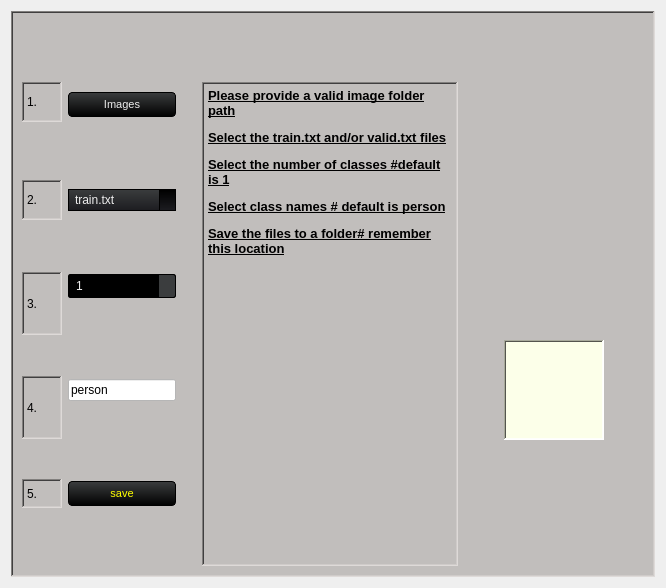
                 <widget class="QWidget" name="darknet_tab">
                  <attribute name="title">
                   <string>TXT FILES</string>
                  </attribute>
                  <layout class="QHBoxLayout" name="horizontalLayout_3">
                   <item>
                    <widget class="QFrame" name="trainig_Files_frame">
                     <property name="styleSheet">
                      <string notr="true">background-color: rgb(193, 190, 188);</string>
                     </property>
                     <property name="frameShape">
                      <enum>QFrame::WinPanel</enum>
                     </property>
                     <property name="frameShadow">
                      <enum>QFrame::Sunken</enum>
                     </property>
                     <layout class="QGridLayout" name="gridLayout_4">
                      <item row="13" column="1">
                       <spacer name="verticalSpacer_21">
                        <property name="orientation">
                         <enum>Qt::Vertical</enum>
                        </property>
                        <property name="sizeHint" stdset="0">
                         <size>
                          <width>20</width>
                          <height>40</height>
                         </size>
                        </property>
                       </spacer>
                      </item>
                      <item row="3" column="3" rowspan="15">
                       <widget class="QTextBrowser" name="txt_Frame_files_explain">
                        <property name="styleSheet">
                         <string notr="true"/>
                        </property>
                        <property name="frameShape">
                         <enum>QFrame::WinPanel</enum>
                        </property>
                        <property name="html">
                         <string>&lt;!DOCTYPE HTML PUBLIC &quot;-//W3C//DTD HTML 4.0//EN&quot; &quot;http://www.w3.org/TR/REC-html40/strict.dtd&quot;&gt;
&lt;html&gt;&lt;head&gt;&lt;meta name=&quot;qrichtext&quot; content=&quot;1&quot; /&gt;&lt;style type=&quot;text/css&quot;&gt;
p, li { white-space: pre-wrap; }
&lt;/style&gt;&lt;/head&gt;&lt;body style=&quot; font-family:'MS Shell Dlg 2'; font-size:8.25pt; font-weight:400; font-style:normal;&quot;&gt;
&lt;p style=&quot; margin-top:12px; margin-bottom:12px; margin-left:0px; margin-right:0px; -qt-block-indent:0; text-indent:0px;&quot;&gt;&lt;span style=&quot; font-size:10pt; font-weight:600; text-decoration: underline; color:#000000;&quot;&gt;Please provide a valid image folder path&lt;/span&gt;&lt;/p&gt;
&lt;p style=&quot; margin-top:12px; margin-bottom:12px; margin-left:0px; margin-right:0px; -qt-block-indent:0; text-indent:0px;&quot;&gt;&lt;span style=&quot; font-size:10pt; font-weight:600; text-decoration: underline; color:#000000;&quot;&gt;Select the train.txt and/or valid.txt files&lt;/span&gt;&lt;/p&gt;
&lt;p style=&quot; margin-top:12px; margin-bottom:12px; margin-left:0px; margin-right:0px; -qt-block-indent:0; text-indent:0px;&quot;&gt;&lt;span style=&quot; font-size:10pt; font-weight:600; text-decoration: underline; color:#000000;&quot;&gt;Select the number of classes #default is 1&lt;/span&gt;&lt;/p&gt;
&lt;p style=&quot; margin-top:12px; margin-bottom:12px; margin-left:0px; margin-right:0px; -qt-block-indent:0; text-indent:0px;&quot;&gt;&lt;span style=&quot; font-size:10pt; font-weight:600; text-decoration: underline; color:#000000;&quot;&gt;Select class names # default is person&lt;/span&gt;&lt;/p&gt;
&lt;p style=&quot; margin-top:12px; margin-bottom:12px; margin-left:0px; margin-right:0px; -qt-block-indent:0; text-indent:0px;&quot;&gt;&lt;span style=&quot; font-size:10pt; font-weight:600; text-decoration: underline; color:#000000;&quot;&gt;Save the files to a folder# remember this location&lt;/span&gt;&lt;/p&gt;
&lt;p style=&quot;-qt-paragraph-type:empty; margin-top:12px; margin-bottom:12px; margin-left:0px; margin-right:0px; -qt-block-indent:0; text-indent:0px; font-size:10pt; font-weight:600; text-decoration: underline; color:#000000;&quot;&gt;&lt;br /&gt;&lt;/p&gt;&lt;/body&gt;&lt;/html&gt;</string>
                        </property>
                       </widget>
                      </item>
                      <item row="14" column="2">
                       <spacer name="verticalSpacer_57">
                        <property name="orientation">
                         <enum>Qt::Vertical</enum>
                        </property>
                        <property name="sizeHint" stdset="0">
                         <size>
                          <width>20</width>
                          <height>40</height>
                         </size>
                        </property>
                       </spacer>
                      </item>
                      <item row="14" column="1">
                       <widget class="QPushButton" name="output_button">
                        <property name="styleSheet">
                         <string notr="true">
QPushButton {
    background-color: qlineargradient(spread:repeat, x1:1, y1:0, x2:1, y2:1, stop:0 rgb(59, 61, 62), stop:1 rgb(0, 0, 0));
    color:  rgb(255, 255, 0);
    font-size: 11px;
    min-width: 53px;
    border-style: solid;
    border-width: 1px;
    border-radius: 4px;
    border-color: rgb(0, 0, 0);
    padding: 5px;
}

QPushButton:flat {
    background-color: transparent;
    border: none;
    color: rgb(238, 238, 238);
}

QPushButton:disabled {
    background-color: #404040;
    color: #656565;
    border-color: rgb(0, 0, 0);
}

QPushButton:hover {
    background-color: rgba(236, 157, 0, 51);
    border: 1px solid rgb(236, 157, 0);
}

QPushButton:pressed {
    background-color: qlineargradient(spread:repeat, x1:1, y1:0, x2:1, y2:1, stop:0 rgb(28, 28, 32), stop:1 rgb(0, 0, 0));
    border: 1px solid rgb(236, 157, 0);
}

QPushButton:checked {
    background-color: qlineargradient(spread:repeat, x1:1, y1:0, x2:1, y2:1, stop:0 rgb(28, 28, 32), stop:1 rgb(0, 0, 0));
    border: 1px solid #222;
}</string>
                        </property>
                        <property name="text">
                         <string>save</string>
                        </property>
                       </widget>
                      </item>
                      <item row="1" column="1">
                       <spacer name="verticalSpacer_28">
                        <property name="orientation">
                         <enum>Qt::Vertical</enum>
                        </property>
                        <property name="sizeHint" stdset="0">
                         <size>
                          <width>20</width>
                          <height>40</height>
                         </size>
                        </property>
                       </spacer>
                      </item>
                      <item row="7" column="1">
                       <spacer name="verticalSpacer_13">
                        <property name="orientation">
                         <enum>Qt::Vertical</enum>
                        </property>
                        <property name="sizeHint" stdset="0">
                         <size>
                          <width>20</width>
                          <height>40</height>
                         </size>
                        </property>
                       </spacer>
                      </item>
                      <item row="8" column="2">
                       <spacer name="verticalSpacer_58">
                        <property name="orientation">
                         <enum>Qt::Vertical</enum>
                        </property>
                        <property name="sizeHint" stdset="0">
                         <size>
                          <width>20</width>
                          <height>40</height>
                         </size>
                        </property>
                       </spacer>
                      </item>
                      <item row="8" column="1">
                       <widget class="QSpinBox" name="class_numb">
                        <property name="styleSheet">
                         <string notr="true">				QSpinBox,QDoubleSpinBox,
				QDateTimeEdit 
				{
					background-color: rgb(0, 0, 0) /*bg_gen*/;
					color : rgb(238, 238, 238) /*txt*/;
					border: 1px solid #000;
					padding: 3px;
					padding-left: 5px;
					border-radius : 2px;
				}
				QDoubleSpinBox::up-button, 
				QSpinBox::up-button, 
				QDateTimeEdit::up-button
				{
					border-top-right-radius:2px;
					background-color: rgb(59, 61, 62) /*bg_alt*/;
					width: 16px; 
					border-width: 1px;
				}
				QDoubleSpinBox::up-button:hover, 
				QSpinBox::up-button:hover, 
				QDateTimeEdit::up-button:hover
				{
					background-color: rgb(59, 61, 62) /*bg_alt*/;
				}
				QDoubleSpinBox::up-button:pressed, 
				QSpinBox::up-button:pressed, 
				QDateTimeEdit::up-button:pressed
				{
					background-color: rgb(0, 0, 0) /*bg_gen*/;
					width: 16px; 
					border-width: 1px;
				}
				QDoubleSpinBox::up-arrow,
				QSpinBox::up-arrow,
				QDateTimeEdit::up-arrow
				{
					image: url(:/16x16/icons/16x16/up.gif);
					width: 7px;
					height: 7px;
				}
				QDoubleSpinBox::down-button, 
				QSpinBox::down-button, 
				QDateTimeEdit::down-button
				{
					border-bottom-right-radius:2px;
					background-color: rgb(59, 61, 62) /*bg_alt*/;
					width: 16px; 
					border-width: 1px;
				}
				QDoubleSpinBox::down-button:hover, 
				QSpinBox::down-button:hover, 
				QDateTimeEdit::down-button:hover
				{
					background-color: rgb(59, 61, 62) /*bg_alt*/;
				}
				QDoubleSpinBox::down-button:pressed,
				QSpinBox::down-button:pressed, 
				QDateTimeEdit::down-button:pressed
				{
					background-color: rgb(0, 0, 0) /*bg_gen*/;
					width: 16px; 
					border-width: 1px;
				}
				QDoubleSpinBox::down-arrow,
				QSpinBox::down-arrow,
				QDateTimeEdit::down-arrow
				{
					image: url(:/16x16/icons/16x16/down.gif);
					width: 7px;
					height: 7px;
				}</string>
                        </property>
                        <property name="value">
                         <number>1</number>
                        </property>
                       </widget>
                      </item>
                      <item row="5" column="1">
                       <spacer name="verticalSpacer_8">
                        <property name="orientation">
                         <enum>Qt::Vertical</enum>
                        </property>
                        <property name="sizeHint" stdset="0">
                         <size>
                          <width>20</width>
                          <height>40</height>
                         </size>
                        </property>
                       </spacer>
                      </item>
                      <item row="15" column="0">
                       <spacer name="verticalSpacer_64">
                        <property name="orientation">
                         <enum>Qt::Vertical</enum>
                        </property>
                        <property name="sizeHint" stdset="0">
                         <size>
                          <width>20</width>
                          <height>40</height>
                         </size>
                        </property>
                       </spacer>
                      </item>
                      <item row="10" column="4">
                       <spacer name="horizontalSpacer_19">
                        <property name="orientation">
                         <enum>Qt::Horizontal</enum>
                        </property>
                        <property name="sizeHint" stdset="0">
                         <size>
                          <width>40</width>
                          <height>20</height>
                         </size>
                        </property>
                       </spacer>
                      </item>
                      <item row="13" column="0">
                       <spacer name="verticalSpacer_63">
                        <property name="orientation">
                         <enum>Qt::Vertical</enum>
                        </property>
                        <property name="sizeHint" stdset="0">
                         <size>
                          <width>20</width>
                          <height>40</height>
                         </size>
                        </property>
                       </spacer>
                      </item>
                      <item row="6" column="0">
                       <widget class="QLabel" name="nub_train_txt">
                        <property name="frameShape">
                         <enum>QFrame::WinPanel</enum>
                        </property>
                        <property name="frameShadow">
                         <enum>QFrame::Sunken</enum>
                        </property>
                        <property name="text">
                         <string>2.</string>
                        </property>
                       </widget>
                      </item>
                      <item row="6" column="5">
                       <spacer name="horizontalSpacer_5">
                        <property name="orientation">
                         <enum>Qt::Horizontal</enum>
                        </property>
                        <property name="sizeHint" stdset="0">
                         <size>
                          <width>40</width>
                          <height>20</height>
                         </size>
                        </property>
                       </spacer>
                      </item>
                      <item row="5" column="0">
                       <spacer name="verticalSpacer_60">
                        <property name="orientation">
                         <enum>Qt::Vertical</enum>
                        </property>
                        <property name="sizeHint" stdset="0">
                         <size>
                          <width>20</width>
                          <height>40</height>
                         </size>
                        </property>
                       </spacer>
                      </item>
                      <item row="3" column="1" rowspan="2">
                       <widget class="QPushButton" name="import_button">
                        <property name="styleSheet">
                         <string notr="true">QPushButton {
    background-color: qlineargradient(spread:repeat, x1:1, y1:0, x2:1, y2:1, stop:0 rgb(59, 61, 62), stop:1 rgb(0, 0, 0));
    color: rgb(238, 238, 238);
  	font-size: 8pt;
    min-width: 53px;
    border-style: solid;
    border-width: 1px;
    border-radius: 4px;
    border-color: rgb(0, 0, 0);
    padding: 5px;
}

QPushButton:flat {
    background-color: transparent;
    border: none;
    color: rgb(238, 238, 238);
}

QPushButton:disabled {
    background-color: #404040;
    color: #656565;
    border-color: rgb(0, 0, 0);
}

QPushButton:hover {
    background-color: rgba(236, 157, 0, 51);
    border: 1px solid rgb(236, 157, 0);
}

QPushButton:pressed {
    background-color: qlineargradient(spread:repeat, x1:1, y1:0, x2:1, y2:1, stop:0 rgb(28, 28, 32), stop:1 rgb(0, 0, 0));
    border: 1px solid rgb(236, 157, 0);
}

QPushButton:checked {
    background-color: qlineargradient(spread:repeat, x1:1, y1:0, x2:1, y2:1, stop:0 rgb(28, 28, 32), stop:1 rgb(0, 0, 0));
    border: 1px solid #222;
}</string>
                        </property>
                        <property name="text">
                         <string>Images</string>
                        </property>
                       </widget>
                      </item>
                      <item row="2" column="1">
                       <spacer name="horizontalSpacer">
                        <property name="orientation">
                         <enum>Qt::Horizontal</enum>
                        </property>
                        <property name="sizeHint" stdset="0">
                         <size>
                          <width>40</width>
                          <height>20</height>
                         </size>
                        </property>
                       </spacer>
                      </item>
                      <item row="3" column="0">
                       <widget class="QLabel" name="number_1_import_img">
                        <property name="frameShape">
                         <enum>QFrame::WinPanel</enum>
                        </property>
                        <property name="frameShadow">
                         <enum>QFrame::Sunken</enum>
                        </property>
                        <property name="text">
                         <string>1.</string>
                        </property>
                       </widget>
                      </item>
                      <item row="8" column="0" rowspan="2">
                       <widget class="QLabel" name="nub_train_txt_2">
                        <property name="frameShape">
                         <enum>QFrame::WinPanel</enum>
                        </property>
                        <property name="frameShadow">
                         <enum>QFrame::Sunken</enum>
                        </property>
                        <property name="text">
                         <string>3.</string>
                        </property>
                       </widget>
                      </item>
                      <item row="7" column="0">
                       <spacer name="verticalSpacer_61">
                        <property name="orientation">
                         <enum>Qt::Vertical</enum>
                        </property>
                        <property name="sizeHint" stdset="0">
                         <size>
                          <width>20</width>
                          <height>40</height>
                         </size>
                        </property>
                       </spacer>
                      </item>
                      <item row="10" column="1">
                       <spacer name="verticalSpacer_16">
                        <property name="orientation">
                         <enum>Qt::Vertical</enum>
                        </property>
                        <property name="sizeHint" stdset="0">
                         <size>
                          <width>20</width>
                          <height>40</height>
                         </size>
                        </property>
                       </spacer>
                      </item>
                      <item row="2" column="3">
                       <spacer name="horizontalSpacer_4">
                        <property name="orientation">
                         <enum>Qt::Horizontal</enum>
                        </property>
                        <property name="sizeHint" stdset="0">
                         <size>
                          <width>40</width>
                          <height>20</height>
                         </size>
                        </property>
                       </spacer>
                      </item>
                      <item row="6" column="1">
                       <widget class="QComboBox" name="dropdown">
                        <property name="styleSheet">
                         <string notr="true">				QComboBox
				{
					background-color: qlineargradient(spread:repeat, x1:1, y1:0, x2:1, y2:1, stop:0  rgb(59, 61, 62) /*bg_alt*/,stop:1 rgb(28, 28, 32) /*bg_prim*/);
					border: 1px solid #000;
					padding-left: 6px;
					color: rgb(238, 238, 238) /*txt*/;
					height: 20px;
				}
				QComboBox::disabled
				{
					background-color: #404040;
					color: #656565;
					border-color: rgb(0, 0, 0) /*bg_gen*/;
				}
				QComboBox:on
				{
					background-color: rgb(236, 157, 0) /*accent*/;
					color: rgb(28, 28, 28) /*txt_bg*/;
				}
				QComboBox QAbstractItemView
				{
					background-color: rgb(28, 28, 32) /*bg_prim*/;
					color: rgb(238, 238, 238) /*txt*/;
					border: 1px solid black;
					selection-background-color: rgb(236, 157, 0) /*accent*/;
					outline: 0;
				}
				QComboBox::drop-down
				{
					background-color: qlineargradient(spread:repeat, x1:1, y1:0, x2:1, y2:1, stop:0  rgb(0, 0, 0) /*bg_gen*/,stop:1 rgb(28, 28, 32) /*bg_prim*/);
					subcontrol-origin: padding;
					subcontrol-position: top right;
					width: 15px;
					border-left-width: 1px;
					border-left-color: black;
					border-left-style: solid; 
				}
				QComboBox::down-arrow
				{
					image: url(:/16x16/icons/16x16/down.gif);
					width: 8px;
					height: 8px;
				}</string>
                        </property>
                        <item>
                         <property name="text">
                          <string>train.txt</string>
                         </property>
                        </item>
                        <item>
                         <property name="text">
                          <string>valid.txt</string>
                         </property>
                        </item>
                       </widget>
                      </item>
                      <item row="3" column="2">
                       <spacer name="verticalSpacer_55">
                        <property name="orientation">
                         <enum>Qt::Vertical</enum>
                        </property>
                        <property name="sizeHint" stdset="0">
                         <size>
                          <width>20</width>
                          <height>40</height>
                         </size>
                        </property>
                       </spacer>
                      </item>
                      <item row="11" column="1">
                       <widget class="QLineEdit" name="class_name">
                        <property name="styleSheet">
                         <string notr="true">background-color: rgb(255, 255, 255);</string>
                        </property>
                        <property name="text">
                         <string>person</string>
                        </property>
                        <property name="placeholderText">
                         <string>person</string>
                        </property>
                       </widget>
                      </item>
                      <item row="15" column="1">
                       <spacer name="verticalSpacer_6">
                        <property name="orientation">
                         <enum>Qt::Vertical</enum>
                        </property>
                        <property name="sizeHint" stdset="0">
                         <size>
                          <width>20</width>
                          <height>40</height>
                         </size>
                        </property>
                       </spacer>
                      </item>
                      <item row="11" column="2">
                       <spacer name="verticalSpacer_59">
                        <property name="orientation">
                         <enum>Qt::Vertical</enum>
                        </property>
                        <property name="sizeHint" stdset="0">
                         <size>
                          <width>20</width>
                          <height>40</height>
                         </size>
                        </property>
                       </spacer>
                      </item>
                      <item row="6" column="2">
                       <spacer name="verticalSpacer_56">
                        <property name="orientation">
                         <enum>Qt::Vertical</enum>
                        </property>
                        <property name="sizeHint" stdset="0">
                         <size>
                          <width>20</width>
                          <height>40</height>
                         </size>
                        </property>
                       </spacer>
                      </item>
                      <item row="11" column="0" rowspan="2">
                       <widget class="QLabel" name="numb4_names_input">
                        <property name="frameShape">
                         <enum>QFrame::WinPanel</enum>
                        </property>
                        <property name="frameShadow">
                         <enum>QFrame::Sunken</enum>
                        </property>
                        <property name="text">
                         <string>4.</string>
                        </property>
                       </widget>
                      </item>
                      <item row="14" column="0">
                       <widget class="QLabel" name="num_5_output__button">
                        <property name="frameShape">
                         <enum>QFrame::WinPanel</enum>
                        </property>
                        <property name="frameShadow">
                         <enum>QFrame::Sunken</enum>
                        </property>
                        <property name="text">
                         <string>5.</string>
                        </property>
                       </widget>
                      </item>
                      <item row="8" column="5" rowspan="7">
                       <widget class="QLabel" name="image_label">
                        <property name="enabled">
                         <bool>true</bool>
                        </property>
                        <property name="sizePolicy">
                         <sizepolicy hsizetype="Maximum" vsizetype="Maximum">
                          <horstretch>100</horstretch>
                          <verstretch>100</verstretch>
                         </sizepolicy>
                        </property>
                        <property name="minimumSize">
                         <size>
                          <width>100</width>
                          <height>100</height>
                         </size>
                        </property>
                        <property name="maximumSize">
                         <size>
                          <width>100</width>
                          <height>100</height>
                         </size>
                        </property>
                        <property name="styleSheet">
                         <string notr="true">background-color: rgb(252, 255, 233);</string>
                        </property>
                        <property name="frameShape">
                         <enum>QFrame::WinPanel</enum>
                        </property>
                        <property name="frameShadow">
                         <enum>QFrame::Sunken</enum>
                        </property>
                        <property name="midLineWidth">
                         <number>10</number>
                        </property>
                        <property name="text">
                         <string/>
                        </property>
                       </widget>
                      </item>
                      <item row="10" column="0">
                       <spacer name="verticalSpacer_62">
                        <property name="orientation">
                         <enum>Qt::Vertical</enum>
                        </property>
                        <property name="sizeHint" stdset="0">
                         <size>
                          <width>20</width>
                          <height>40</height>
                         </size>
                        </property>
                       </spacer>
                      </item>
                      <item row="2" column="0">
                       <spacer name="horizontalSpacer_11">
                        <property name="orientation">
                         <enum>Qt::Horizontal</enum>
                        </property>
                        <property name="sizeHint" stdset="0">
                         <size>
                          <width>40</width>
                          <height>20</height>
                         </size>
                        </property>
                       </spacer>
                      </item>
                      <item row="10" column="6">
                       <spacer name="horizontalSpacer_35">
                        <property name="orientation">
                         <enum>Qt::Horizontal</enum>
                        </property>
                        <property name="sizeHint" stdset="0">
                         <size>
                          <width>40</width>
                          <height>20</height>
                         </size>
                        </property>
                       </spacer>
                      </item>
                      <item row="15" column="5">
                       <spacer name="verticalSpacer_25">
                        <property name="orientation">
                         <enum>Qt::Vertical</enum>
                        </property>
                        <property name="sizeHint" stdset="0">
                         <size>
                          <width>20</width>
                          <height>40</height>
                         </size>
                        </property>
                       </spacer>
                      </item>
                     </layout>
                    </widget>
                   </item>
                  </layout>
                 </widget>
